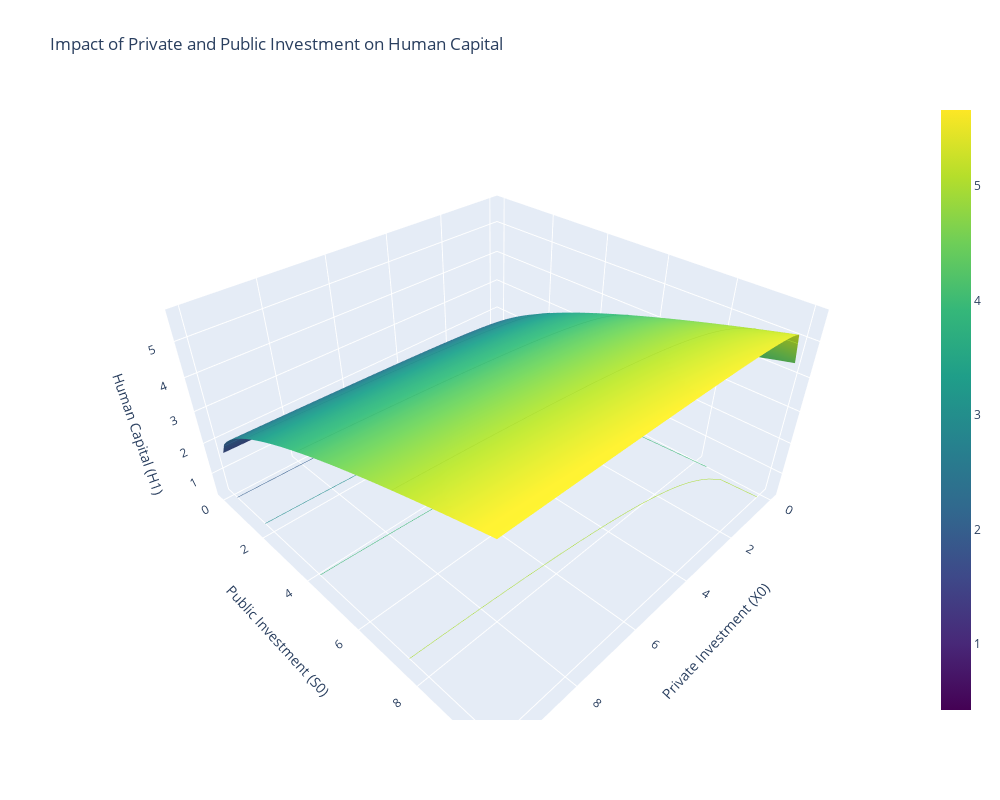

The notebook cell this image was saved under:
### Code cell
# Initialize the model
model = BeckerTomesModelDebugged()

# Define ranges for Private Investment (X0) and Public Investment (S0)
X0_values = np.linspace(0, 10, 50)  # Range of private investment
S0_values = np.linspace(0, 10, 50)  # Range of public investment

# Prepare storage for computed Human Capital (H1)
H1_values = np.zeros((len(X0_values), len(S0_values)))

# Compute H1 over grid of X0 and S0
for i, X0 in enumerate(X0_values):
    for j, S0 in enumerate(S0_values):
        model.par.X0 = X0  # Set the model's private investment
        model.par.S0 = S0  # Set the model's public investment
        model.solve_continuous2()
        if hasattr(model.sol, 'optimal_X'):
            E1 = model.endowment_production(model.par.E0)  # Calculate endowment at the next period
            H1 = model.human_capital_production2(X0, S0, E1)  # Calculate human capital
            H1_values[i, j] = H1
        else:
            H1_values[i, j] = np.nan  # Use NaN for cases where solution is not found

# Generate meshgrid for plotting
X0_mesh, S0_mesh = np.meshgrid(X0_values, S0_values)

# Create the 3D plot
fig = go.Figure(data=[go.Surface(
    x=X0_mesh, y=S0_mesh, z=H1_values,
    contours={
        'z': {
            'show': True,
            'usecolormap': True,
            'highlightcolor': "limegreen",
            'project_z': True
        }
    }
)])

# Update traces for aesthetics and hover information
fig.update_traces(
    colorscale="Viridis",
    hovertemplate="Private Investment (X0): %{x}<br>Public Investment (S0): %{y}<br>Human Capital (H1): %{z}<extra></extra>"
)

# Configure the layout of the plot
fig.update_layout(
    scene=dict(
        xaxis=dict(title='Private Investment (X0)', showgrid=True),
        yaxis=dict(title='Public Investment (S0)', showgrid=True),
        zaxis=dict(title='Human Capital (H1)', showgrid=True)
    ),
    title="Impact of Private and Public Investment on Human Capital",
    width=1000,
    height=800
)

fig.show()

### Figure 1 — Plotly figure (JSON) as saved in the notebook; plotly's stock layout.template omitted (floating-point values rounded to 4 significant figures; data arrays with more than 128 entries replaced by an {"elided": "..."} marker saying what was removed)
{"data": [{"colorscale": [[0, "#440154"], [0.1111, "#482878"], [0.2222, "#3e4989"], [0.3333, "#31688e"], [0.4444, "#26828e"], [0.5556, "#1f9e89"], [0.6667, "#35b779"], [0.7778, "#6ece58"], [0.8889, "#b5de2b"], [1, "#fde725"]], "contours": {"z": {"highlightcolor": "limegreen", "project": {"z": true}, "show": true, "usecolormap": true}}, "hovertemplate": "Private Investment (X0): %{x}<br>Public Investment (S0): %{y}<br>Human Capital (H1): %{z}<extra></extra>", "type": "surface", "x": {"elided": "50x50 float values"}, "y": {"elided": "50x50 float values"}, "z": {"elided": "50x50 float values"}}], "layout": {"height": 800, "scene": {"xaxis": {"showgrid": true, "title": {"text": "Private Investment (X0)"}}, "yaxis": {"showgrid": true, "title": {"text": "Public Investment (S0)"}}, "zaxis": {"showgrid": true, "title": {"text": "Human Capital (H1)"}}}, "title": {"text": "Impact of Private and Public Investment on Human Capital"}, "width": 1000}}
